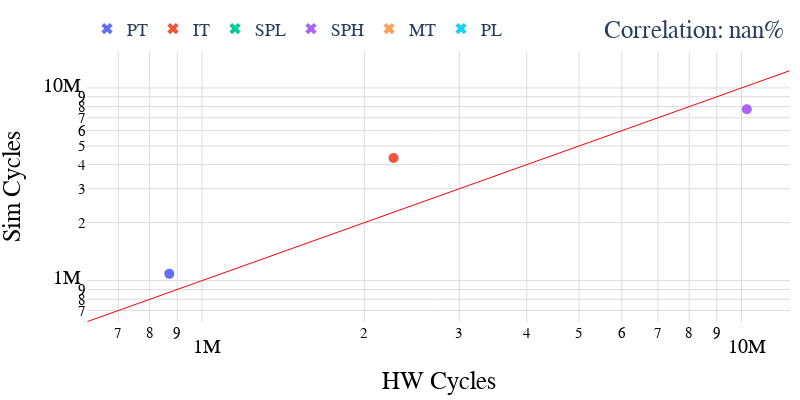

The notebook cell this image was saved under:
### Code cell
wl_us_3070 = {
    "pbrtexture_2k": 100,
    "pbrtexture_4k": 190,
    "instancing_2k": 300,
    "instancing_4k": 360,
    "render_passes_2k": 1530,
    "render_passes_4k": 1560,
    "sponza_2k": 1420,
    "sponza_4k": 3100,
    "materials_2k": 460,
    "materials_4k": 880,
    "platformer_2k": 720,
    "platformer_4k": 1160,
    "demo_2k": 220, 
    "demo_4k": 470
}
import plotly.express as px
color_array = px.colors.qualitative.Plotly

cycles = pd.DataFrame(columns=['app', 'hw', 'sim'])

markers = {
    '2k': 'circle',
    '4k': 'x'
}

colors = {
    'pbrtexture': color_array[0],
    'instancing': color_array[1],
    'rp': color_array[2],
    'sponza': color_array[3],
    'materials': color_array[4],
    'platformer': color_array[5],
    'demo': color_array[6]
}



for wl in workloads:
    hw_cycle = wl_us_orin[wl] * 1.5 * 1000
    # hw_cycle = wl_us_3070[wl] * 1.5 * 1000
    sim_cycle = sim[sim['app'] == wl]['tot_cycle'].max()
    # if 'pbrtexture_4k' in wl:
        # sim_cycle = sim_cycle / 2
    # if 'instancing' in wl:
        # sim_cycle -= 2741925 / 1000
    if wl == 'render_passes_2k':
        continue
    cycles = cycles.append({'app':wl.replace("render_passes", 'rp'), 'hw': hw_cycle, 
                            'sim': sim_cycle}, ignore_index=True)

cycles[['workload', 'variant']] = cycles['app'].str.split('_', expand=True)

correl_co = np.corrcoef(cycles['hw'].to_list(), cycles['sim'].to_list())[0][1]
title = "Cycles"
fig = go.Figure()
for workload in cycles['workload'].unique():
    for i, variant in enumerate(cycles['variant'].unique()):
        show_legend = True if i != 0 else False
        filtered_df = cycles[(cycles['workload'] == workload) & (cycles['variant'] == variant)]
        print_name = (workload).replace("rp", "render_passes")
        fig.add_trace(go.Scatter(
            x=filtered_df['hw'],
            y=filtered_df['sim'],
            mode='markers',
            name=wl_to_name_no_res[print_name] if show_legend else None,
            marker=dict(
                symbol=markers[variant],
                color=colors[workload],
                size=10
            ),
            showlegend=show_legend
        ))
# fig.add_trace(go.Scatter(x=cycles['hw'], y=cycles['sim'], text=cycles['app'] ,
                        #  mode='markers', name="Correlation: {0:.4f}".format(correl_co)))
# log scale
fig.update_xaxes(type="log")
fig.update_yaxes(type="log")
fig.add_shape(
        dict(
            type="line",
            x0=cycles[['hw', 'sim']].values.min() / 20,
            y0=cycles[['hw', 'sim']].values.min() / 20,
            x1=cycles[['hw', 'sim']].values.max(),
            y1=cycles[['hw', 'sim']].values.max(),
            line=dict(color="Red", width=1),
        )
    )
fig.update_layout(
    title="Correlation: {0:.2f}%".format(correl_co * 100),
    xaxis_title="HW " + title,
    yaxis_title="Sim " + title,
)
    # margin
fig.update_layout(
    xaxis=dict(
        titlefont=dict(size=25, color="black",family='sans-serif'),
        tickfont=dict(size=20, color="black",family='sans-serif'),
        type="log",
        # autorange=True,
        gridcolor="gainsboro"
    ),
    yaxis=dict(
        title="Sim " + title,
        titlefont=dict(size=25, color="black", family='sans-serif'),
        tickfont=dict(size=20, color="black", family='sans-serif'),
        type="log",
        # autorange=True,
        gridcolor="gainsboro"
    ),
    width=800, height=400,
    title_font_family="sans-serif",
    title_font_size=25,
    margin=dict(l=20, r=10, t=50, b=20),
    # legend to top
    legend=dict(
        yanchor="top",
        y=1.15,
        xanchor="left",
        x=0.0,
        font=dict(size=18, family='sans-serif'),
        orientation="h",
        # traceorder="reversed",
    ),
    plot_bgcolor="white",
    title=dict(
        x=0.98,
        y=0.95
    ),
)

fig.show()
# fig.write_image("/home/tgrogers-raid/a/pan251/graphics_accel_sim/Figures/{0}.pdf".format("cycle_correaltion"), format="pdf")

### Figure 1 — Plotly figure (JSON) as saved in the notebook; plotly's stock layout.template omitted (floating-point values rounded to 4 significant figures)
{"data": [{"marker": {"color": "#636EFA", "size": 10, "symbol": "circle"}, "mode": "markers", "showlegend": false, "type": "scatter", "x": [870000], "y": [1084535]}, {"marker": {"color": "#636EFA", "size": 10, "symbol": "x"}, "mode": "markers", "name": "PT", "showlegend": true, "type": "scatter", "x": [0], "y": [2752554]}, {"marker": {"color": "#EF553B", "size": 10, "symbol": "circle"}, "mode": "markers", "showlegend": false, "type": "scatter", "x": [2265000], "y": [4332801]}, {"marker": {"color": "#EF553B", "size": 10, "symbol": "x"}, "mode": "markers", "name": "IT", "showlegend": true, "type": "scatter", "x": [0], "y": [5325178]}, {"marker": {"color": "#00CC96", "size": 10, "symbol": "circle"}, "mode": "markers", "showlegend": false, "type": "scatter", "x": [], "y": []}, {"marker": {"color": "#00CC96", "size": 10, "symbol": "x"}, "mode": "markers", "name": "SPL", "showlegend": true, "type": "scatter", "x": [0], "y": [8178342]}, {"marker": {"color": "#AB63FA", "size": 10, "symbol": "circle"}, "mode": "markers", "showlegend": false, "type": "scatter", "x": [10230000], "y": [7756969]}, {"marker": {"color": "#AB63FA", "size": 10, "symbol": "x"}, "mode": "markers", "name": "SPH", "showlegend": true, "type": "scatter", "x": [0], "y": [0]}, {"marker": {"color": "#FFA15A", "size": 10, "symbol": "circle"}, "mode": "markers", "showlegend": false, "type": "scatter", "x": [0], "y": [7664680]}, {"marker": {"color": "#FFA15A", "size": 10, "symbol": "x"}, "mode": "markers", "name": "MT", "showlegend": true, "type": "scatter", "x": [0], "y": [11900657]}, {"marker": {"color": "#19D3F3", "size": 10, "symbol": "circle"}, "mode": "markers", "showlegend": false, "type": "scatter", "x": [0], "y": [null]}, {"marker": {"color": "#19D3F3", "size": 10, "symbol": "x"}, "mode": "markers", "name": "PL", "showlegend": true, "type": "scatter", "x": [0], "y": [12273326]}], "layout": {"height": 400, "legend": {"font": {"family": "sans-serif", "size": 18}, "orientation": "h", "x": 0, "xanchor": "left", "y": 1.15, "yanchor": "top"}, "margin": {"b": 20, "l": 20, "r": 10, "t": 50}, "plot_bgcolor": "white", "shapes": [{"line": {"color": "Red", "width": 1}, "type": "line", "x0": 613700.0, "x1": 12273326, "y0": 613700.0, "y1": 12273326}], "title": {"font": {"family": "sans-serif", "size": 25}, "text": "Correlation: nan%", "x": 0.98, "y": 0.95}, "width": 800, "xaxis": {"gridcolor": "gainsboro", "tickfont": {"color": "black", "family": "sans-serif", "size": 20}, "title": {"font": {"color": "black", "family": "sans-serif", "size": 25}, "text": "HW Cycles"}, "type": "log"}, "yaxis": {"gridcolor": "gainsboro", "tickfont": {"color": "black", "family": "sans-serif", "size": 20}, "title": {"font": {"color": "black", "family": "sans-serif", "size": 25}, "text": "Sim Cycles"}, "type": "log"}}}
